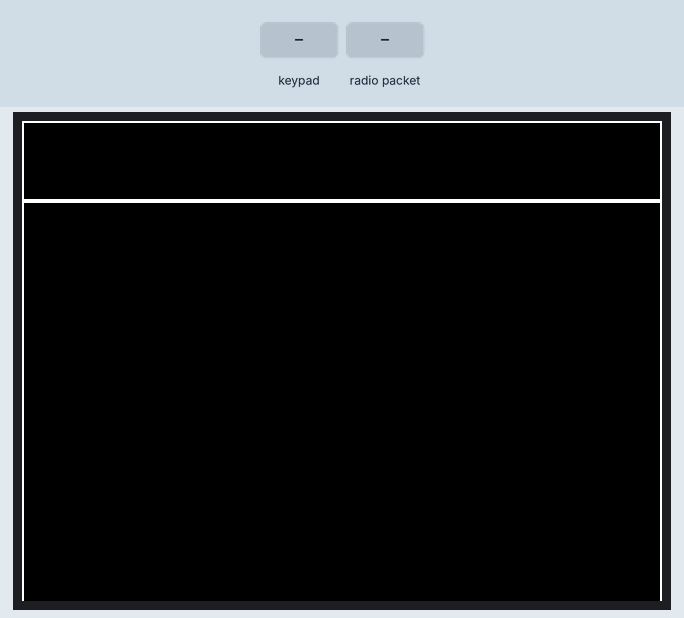
Recording of a sketch running on a simulated Arduino Uno, built with avr-gcc and run on an emulated ATmega328P. Parts: 320×240 colour display. Wiring (inferred from the names in the program): 4×3 keypad with keys 1 2 3 4 5 6 7 8 9 * 0 #: rows A2, A3, A4, A5; columns pin 3, A0, A1. The test bench sets the inputs (shaded band). No radio packets arrive unless stated; what the sketch prints to the serial monitor is not drawn.

Above: at 1.4 s.
1.5 s: keypad keys 1 2 # pressed 0.4 s apart
At 3.8 s:
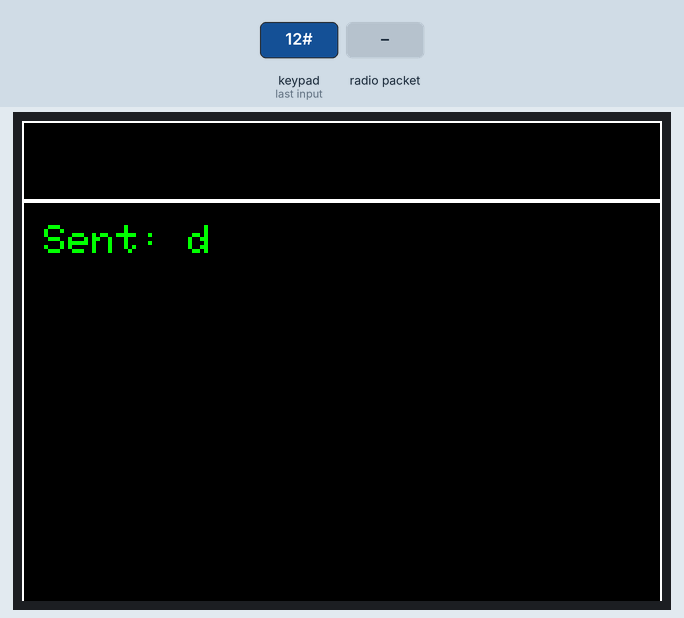
4.2 s: radio packet "1" arrives
At 6.4 s:
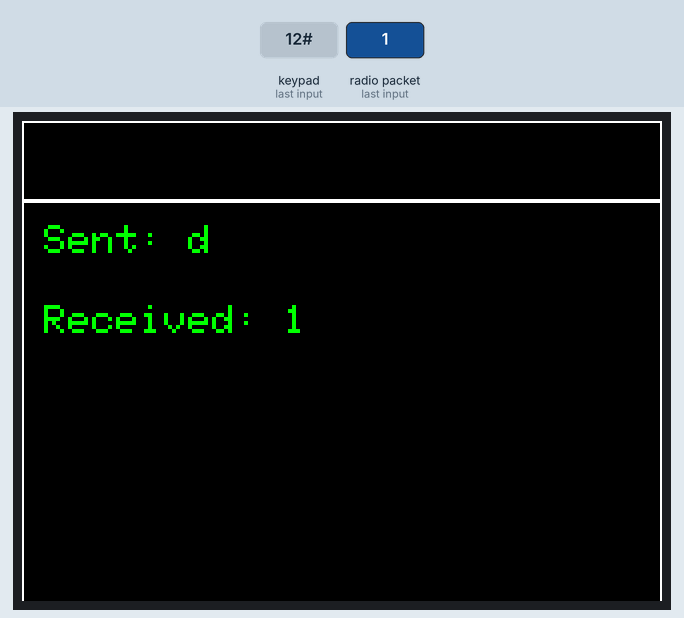
6.7 s: keypad keys 2 5 # pressed 0.4 s apart
At 8.8 s:
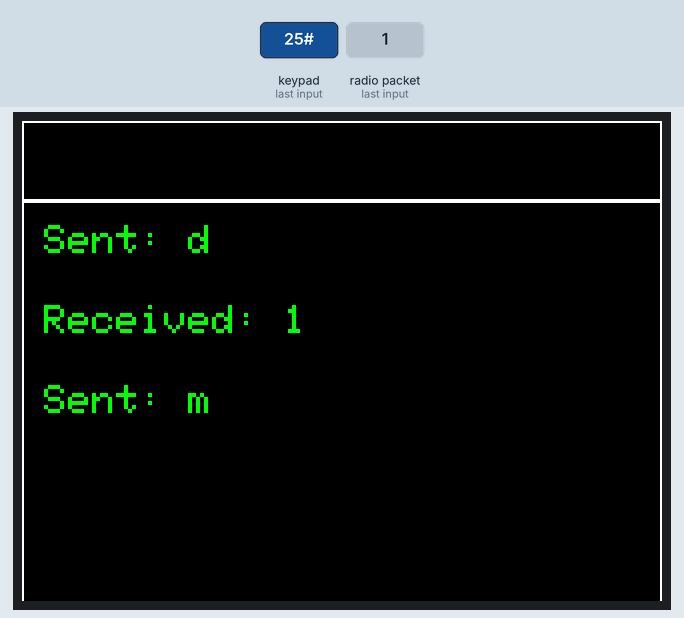
9.4 s: key '1' pressed
10.9 s: radio packet "2" arrives
At 12.9 s:
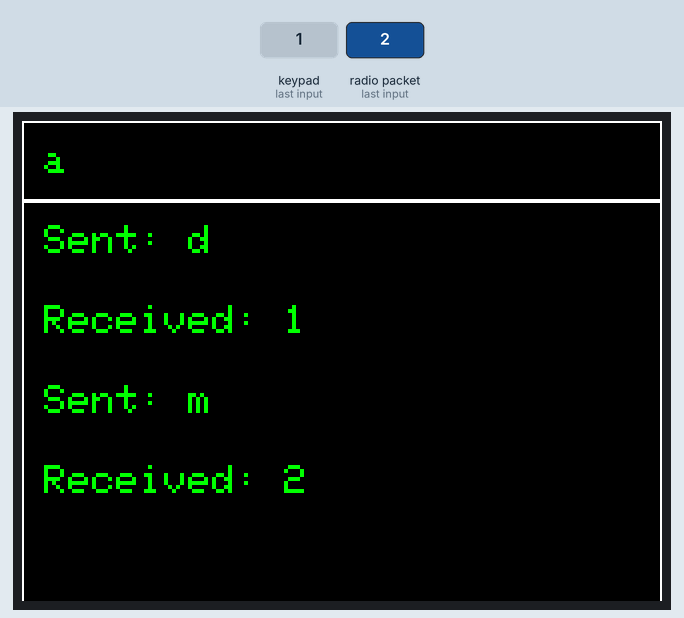
13.4 s: keypad keys 1 2 * pressed 0.4 s apart
Timing chart, 0 to 16.4 s (numbered marks = the images above; inputs shaded):
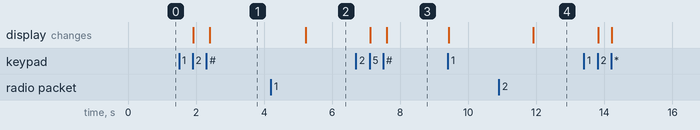

The sketch:

Keypad_LoRa_Commuinicator.ino
```cpp
#include <Keypad.h>
#include "SPI.h"
#include <Adafruit_GFX.h>
#include <Adafruit_ILI9341.h>
#include <LoRa.h>

#define FREQ 915E6
String textToSend, textToDisplay;

#define TFT_CS 5
#define TFT_DC 4

#define SCREEN_WIDTH 320
#define SCREEN_HEIGHT 240
#define UI_ROW_HEIGHT 40
#define TEXT_OFFSET_X 11
#define TEXT_OFFSET_Y 12

Adafruit_ILI9341 tft = Adafruit_ILI9341(TFT_CS, TFT_DC);

const byte ROWS = 4;
const byte COLS = 3;
char controlKey;
int mappedKeyIndex, keyIndexValue;
int currentKeyIndex = -1;
int currentStringLength;
int messagesDisplayed = 0;

char keyMapping[10][4] = {
  { 'a', 'b', 'c', '1' },
  { 'd', 'e', 'f', '2' },
  { 'g', 'h', 'i', '3' },
  { 'j', 'k', 'l', '4' },
  { 'm', 'n', 'o', '5' },
  { 'p', 'q', 'r', '6' },
  { 's', 't', 'u', '7' },
  { 'v', 'w', 'x', '8' },
  { 'y', 'z', '.', '9' },
  { ',', '?', ' ', '0' }
};

char hexaKeys[ROWS][COLS] = {
  { '1', '2', '3' },
  { '4', '5', '6' },
  { '7', '8', '9' },
  { '*', '0', '#' }
};

byte rowPins[ROWS] = { A5, A4, A3, A2 };
byte colPins[COLS] = { A1, A0, 3 };

Keypad keypad = Keypad(makeKeymap(hexaKeys), rowPins, colPins, ROWS, COLS);

void drawUIGrid() {
  // Draw input border
  tft.drawRect(0, 0, SCREEN_WIDTH, UI_ROW_HEIGHT, ILI9341_WHITE);
  //Draw output border
  tft.drawRect(0, UI_ROW_HEIGHT, SCREEN_WIDTH, SCREEN_HEIGHT, ILI9341_WHITE);
}

void handledKeypadInput(char keyPressed) {

  switch (keyPressed) {
    case '1':
      mappedKeyIndex = 0;
      break;
    case '2':
      mappedKeyIndex = 1;
      break;
    case '3':
      mappedKeyIndex = 2;
      break;
    case '4':
      mappedKeyIndex = 3;
      break;
    case '5':
      mappedKeyIndex = 4;
      break;
    case '6':
      mappedKeyIndex = 5;
      break;
    case '7':
      mappedKeyIndex = 6;
      break;
    case '8':
      mappedKeyIndex = 7;
      break;
    case '9':
      mappedKeyIndex = 8;
      break;
    case '0':
      mappedKeyIndex = 9;
      break;
    case '*':
      mappedKeyIndex = 10;
      break;
    case '#':
      mappedKeyIndex = 11;
      break;
    default:
      Serial.println("Unhandled keypad press error");
      break;
  }

  if (mappedKeyIndex != currentKeyIndex) {
    if (mappedKeyIndex == 10) deleteCharacter();
    else if (mappedKeyIndex == 11) sendLoRaPacket();
    else {
      currentKeyIndex = mappedKeyIndex;
      keyIndexValue = 0;
      textToSend += keyMapping[currentKeyIndex][keyIndexValue];
    }
  } else {
    if (mappedKeyIndex == 10) deleteCharacter();
    else if (mappedKeyIndex == 11)sendLoRaPacket();
    else {
      currentStringLength = textToSend.length();
      keyIndexValue++;
      if (keyIndexValue > 3) keyIndexValue = 0;
      textToSend.setCharAt(currentStringLength - 1, keyMapping[currentKeyIndex][keyIndexValue]);
    }
  }
  updateInputBox();
}

void updateInputBox() {
  tft.fillRect(0, 0, SCREEN_WIDTH, UI_ROW_HEIGHT, ILI9341_BLACK);
  drawUIGrid();
  tft.setCursor(TEXT_OFFSET_X, TEXT_OFFSET_Y);
  tft.setTextColor(ILI9341_GREEN);
  tft.print(textToSend);
}

void deleteCharacter() {
  textToSend.remove(textToSend.length() - 1, 1);
}

void sendLoRaPacket() {
  Serial.print("Sending packet");
  LoRa.beginPacket();
  LoRa.print(textToSend);
  LoRa.endPacket();
  displayText(textToSend, "Sent");
  textToSend = "";
}

void displayText(String output, String type) {
  messagesDisplayed++;
  tft.fillRect(0, UI_ROW_HEIGHT * messagesDisplayed, SCREEN_WIDTH, UI_ROW_HEIGHT, ILI9341_BLACK);
  tft.setCursor(TEXT_OFFSET_X, UI_ROW_HEIGHT * messagesDisplayed + TEXT_OFFSET_Y);
  tft.setTextColor(ILI9341_GREEN);
  tft.print(type + ": " + output);
  drawUIGrid();
}

void setup() {

  Serial.begin(9600);

  // Using analog pins for digital input so need to set these up explicitly
  digitalRead(A0);
  digitalRead(A1);
  digitalRead(A2);
  digitalRead(A3);
  digitalRead(A4);
  digitalRead(A5);

  Serial.println("Initialzing LoRa");
  if (!LoRa.begin(FREQ)) {
    Serial.println("LoRa initialization failed");
  } else {
    Serial.println("LoRa started");
  }

  tft.begin();

  tft.fillScreen(ILI9341_BLACK);
  tft.setTextColor(ILI9341_GREEN);
  tft.setRotation(3);
  tft.setTextSize(2);
  drawUIGrid();
}

void loop() {

  char keyPressed = keypad.getKey();

  if (keyPressed) {
    handledKeypadInput(keyPressed);
  }

  if (!LoRa.parsePacket()) return;

  Serial.print("Received packet");
  while (LoRa.available()) textToDisplay = LoRa.readString();
  displayText(textToDisplay, "Received");
}
```

Measured:
- after the input at 1.5 s, the display: first changes after 0.42 s (image 1 shows a later state)
- after the input at 4.2 s, the display: changes after 1.0 s (image 2)
- after the input at 6.7 s, the display: first changes after 0.42 s (image 3 shows a later state)
- after the input at 10.9 s, the display: changes after 1.0 s (image 4)
